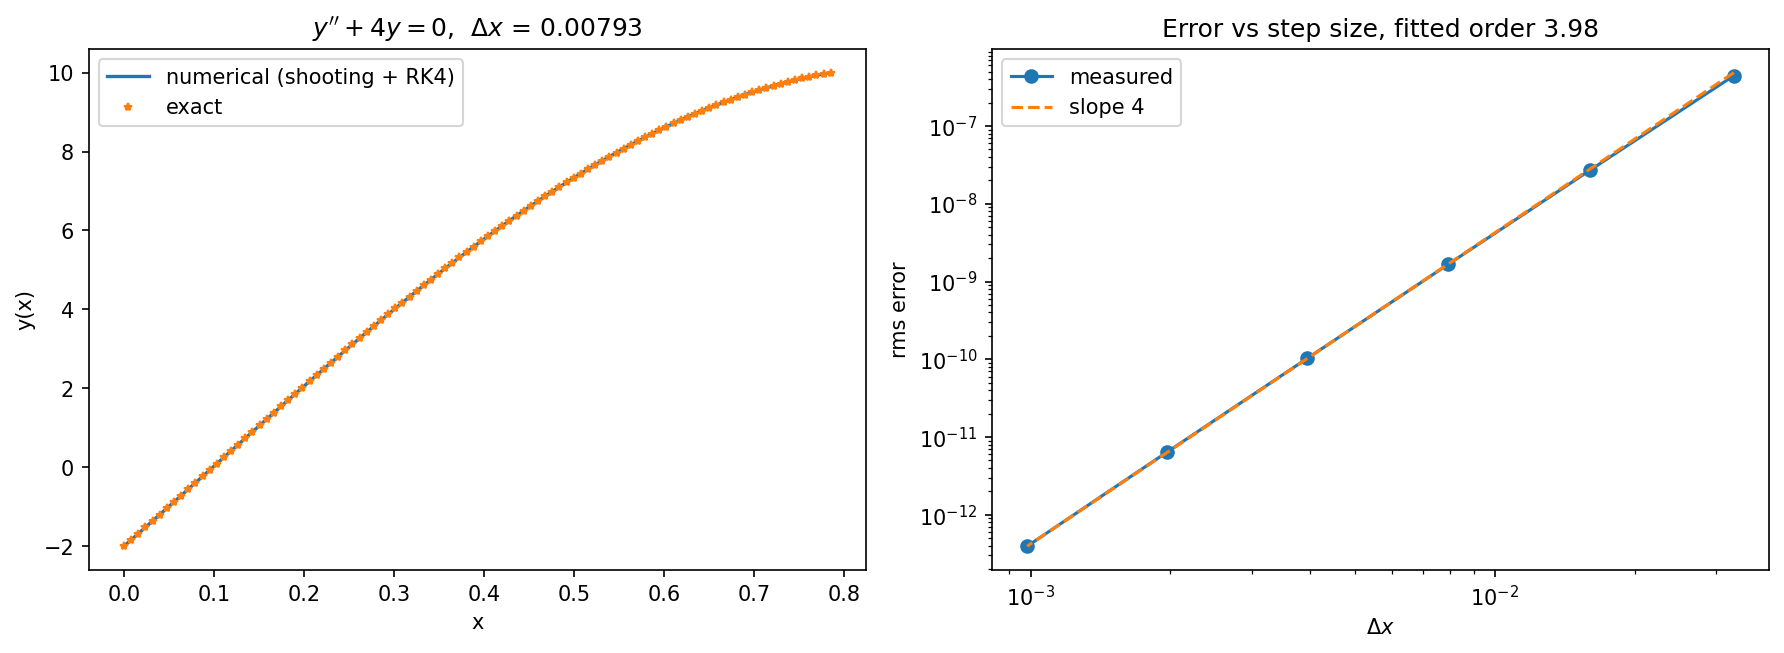

The Python source for this figure:
"""
Worksheet 7, Problem 1  --  Python 3 corrected version of p1.py

Solve the boundary value problem

        y''(x) + 4 y(x) = 0,     x in [0, pi/4]
        y(0) = -2,   y(pi/4) = 10

by the shooting method.  Exact solution: y(x) = -2 cos(2x) + 10 sin(2x).
Plot exact and numerical solutions, and show the error as a function of the
step size.

Changes made relative to the original p1.py
-------------------------------------------
1. The step size inside the integrator was  dx = x[1] - x[2],  which is
   NEGATIVE.  The integrator therefore marched backwards while the grid ran
   forwards, so the secant iteration was matching the boundary value at the
   wrong end of the interval.  The same expression is written correctly as
   x[2] - x[1] twice elsewhere in the original file, so this was a
   transposition slip.  Corrected to x[1] - x[0].
2. The function packed two scalars and two arrays into one
   np.array([dx, r, y1, y2]).  NumPy allowed this as an object array before
   1.24 and raises ValueError now:
       "setting an array element with a sequence ... inhomogeneous shape".
   The script therefore crashes outright on any current NumPy.  Results are
   returned as a tuple instead.
3. The RK4 stage bookkeeping mixed up which slope belonged to which
   variable.  The original happened to stay self-consistent, but the names
   were misleading; the stages are now written out in the conventional order
   with the position and velocity slopes clearly paired.
4. The secant iteration recomputed F(v) once at the top of the loop and
   again inside it, doubling the work.  Values are now carried between
   iterations, and the loop has an iteration cap so a bad bracket cannot
   spin forever.
5. The error study used only N = 80, 90, 100, 110 -- four points spanning
   less than a factor of two in dx, far too narrow to see a convergence
   order.  It now spans a factor of 32 and the fitted order is printed.
6. The redundant "while ... else" is removed (with no break in the loop the
   else clause always runs).

Algorithms are hand written: RK4 and the secant root finder are both
implemented here.

How shooting works here
-----------------------
The BVP has a known y(0) but an unknown y'(0).  Guess y'(0) = s, integrate
to x = pi/4, and look at the miss  F(s) = y(pi/4; s) - 10.  Drive F to zero
with the secant method.  For a LINEAR problem like this one, F is an affine
function of s, so the secant method lands on the answer in a single step --
which is a useful sanity check on the implementation.
"""

import numpy as np
import matplotlib.pyplot as plt


X_LEFT = 0.0
X_RIGHT = np.pi / 4.0
Y_LEFT = -2.0
Y_RIGHT = 10.0


def f_y(v):
    """dy/dx = v"""
    return v


def f_v(y):
    """dv/dx = -4 y"""
    return -4.0 * y


def integrate(slope, n):
    """
    RK4 from x = 0 to x = pi/4 with y(0) = -2 and y'(0) = slope.

    Returns (x, y).  Note dx = x[1] - x[0] > 0: the original used
    x[1] - x[2], which is the negative of this.
    """
    x = np.linspace(X_LEFT, X_RIGHT, n)
    dx = x[1] - x[0]

    y = np.zeros(n)
    v = np.zeros(n)
    y[0], v[0] = Y_LEFT, slope

    for i in range(n - 1):
        k1y = f_y(v[i])
        k1v = f_v(y[i])

        k2y = f_y(v[i] + 0.5 * dx * k1v)
        k2v = f_v(y[i] + 0.5 * dx * k1y)

        k3y = f_y(v[i] + 0.5 * dx * k2v)
        k3v = f_v(y[i] + 0.5 * dx * k2y)

        k4y = f_y(v[i] + dx * k3v)
        k4v = f_v(y[i] + dx * k3y)

        y[i + 1] = y[i] + dx * (k1y + 2.0 * k2y + 2.0 * k3y + k4y) / 6.0
        v[i + 1] = v[i] + dx * (k1v + 2.0 * k2v + 2.0 * k3v + k4v) / 6.0

    return x, y


def shoot(n, s0=1.0, s1=-10.0, tol=1e-10, max_iter=50):
    """
    Secant iteration on the initial slope until y(pi/4) matches Y_RIGHT.

    Returns (x, y, slope, iterations).  Hand-written secant: no root finder
    is imported.
    """
    x, y = integrate(s0, n)
    f0 = y[-1] - Y_RIGHT
    x, y = integrate(s1, n)
    f1 = y[-1] - Y_RIGHT

    for it in range(1, max_iter + 1):
        if abs(f1) < tol:
            return x, y, s1, it
        if f1 == f0:
            break
        s2 = s1 - f1 * (s1 - s0) / (f1 - f0)
        s0, f0 = s1, f1
        s1 = s2
        x, y = integrate(s1, n)
        f1 = y[-1] - Y_RIGHT

    return x, y, s1, max_iter


def exact(x):
    """y(x) = -2 cos(2x) + 10 sin(2x)"""
    return -2.0 * np.cos(2.0 * x) + 10.0 * np.sin(2.0 * x)


def least_squares_slope(x, y):
    """Slope of the best straight line through (x, y), computed by hand."""
    xm, ym = np.mean(x), np.mean(y)
    return np.sum((x - xm) * (y - ym)) / np.sum((x - xm) ** 2)


def main():
    # the analytic initial slope, for reference: y'(0) = 20
    print("Shooting for y'' + 4y = 0 on [0, pi/4],  y(0) = %.1f, y(pi/4) = %.1f"
          % (Y_LEFT, Y_RIGHT))
    print("exact initial slope y'(0) = 20\n")

    n_list = [25, 50, 100, 200, 400, 800]
    dx_list = np.zeros(len(n_list))
    err_list = np.zeros(len(n_list))

    print("%-8s %-14s %-16s %-14s %-8s"
          % ("N", "dx", "rms error", "slope found", "iters"))
    for j, n in enumerate(n_list):
        x, y, slope, iters = shoot(n)
        err = np.sqrt(np.mean((y - exact(x)) ** 2))
        dx_list[j] = x[1] - x[0]
        err_list[j] = err
        print("%-8d %-14.6f %-16.4e %-14.8f %-8d"
              % (n, dx_list[j], err, slope, iters))

    order = least_squares_slope(np.log(dx_list), np.log(err_list))
    print("\nfitted order = %.3f  (RK4: 4 expected)" % order)

    # --- plots -----------------------------------------------------------
    x, y, slope, _ = shoot(100)

    fig, ax = plt.subplots(1, 2, figsize=(12, 4.5))

    ax[0].plot(x, y, lw=1.6, label="numerical (shooting + RK4)")
    ax[0].plot(x, exact(x), "*", ms=4, label="exact")
    ax[0].set_xlabel("x")
    ax[0].set_ylabel("y(x)")
    ax[0].set_title(r"$y''+4y=0$,  $\Delta x$ = %.5f" % (x[1] - x[0]))
    ax[0].legend()

    ax[1].loglog(dx_list, err_list, "o-", label="measured")
    ax[1].loglog(dx_list, err_list[-1] * (dx_list / dx_list[-1]) ** 4, "--",
                 label="slope 4")
    ax[1].set_xlabel(r"$\Delta x$")
    ax[1].set_ylabel("rms error")
    ax[1].set_title("Error vs step size, fitted order %.2f" % order)
    ax[1].legend()

    fig.tight_layout()
    plt.show()


if __name__ == "__main__":
    main()
